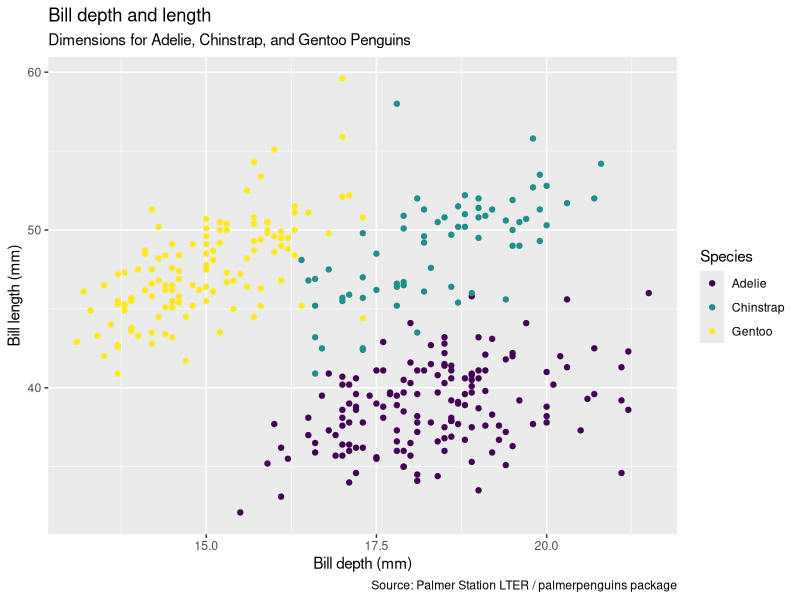
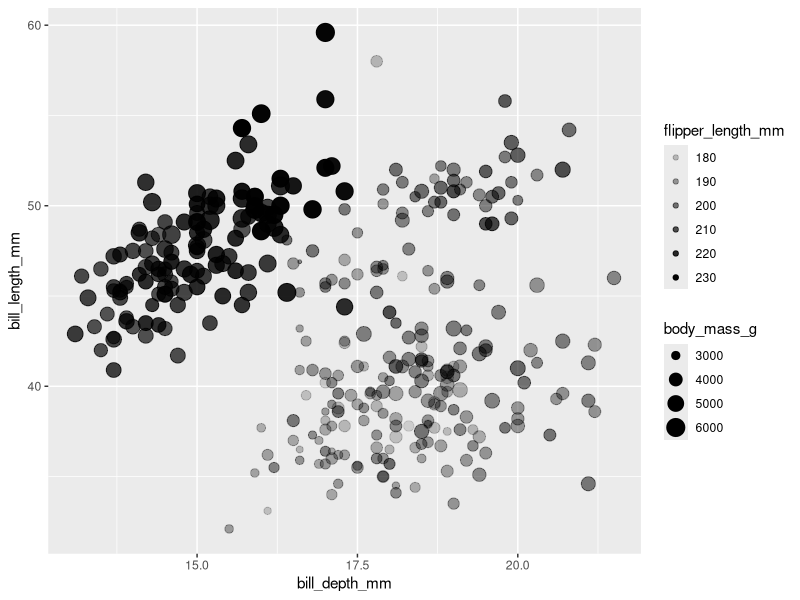
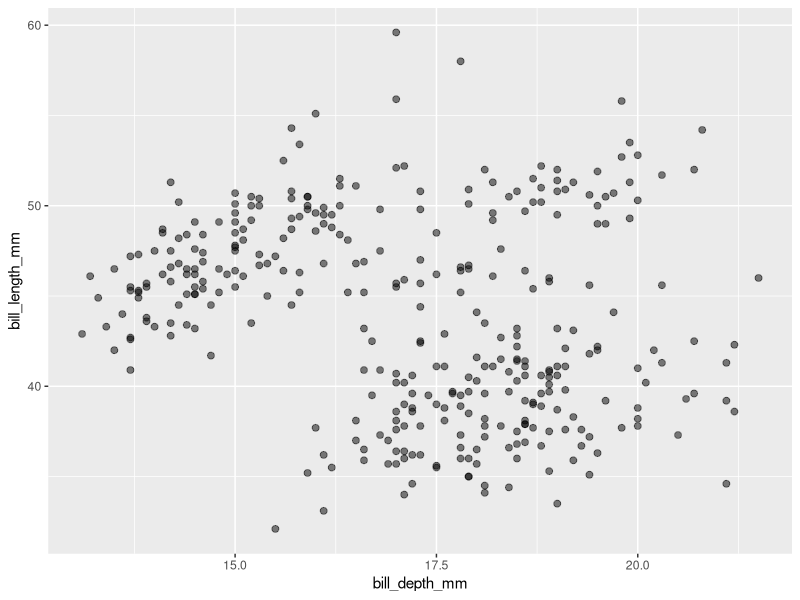

R code for these plots, in order:
## ---- chunk 1
options(htmltools.dir.version = FALSE)
library(tidyverse)
library(palmerpenguins)
## ---- chunk 2

## ---- chunk 3

## ---- chunk 4

## ---- chunk 5

## ---- chunk 6

## ---- chunk 7
library(palmerpenguins)
library(tidyverse)
glimpse(penguins)
## ---- chunk 8
ggplot(data=penguins, 
  mapping = aes(x = bill_depth_mm,
                y = bill_length_mm,
                color = species)) +
  geom_point()+
   labs(title = "Bill depth and length",
        subtitle = "Dimensions for Adelie, Chinstrap, and Gentoo Penguins",
        x = "Bill depth (mm)", y = "Bill length (mm)",
        color = "Species",
        caption = "Source: Palmer Station LTER / palmerpenguins package")+
  scale_color_viridis_d()

## ---- chunk 9

## ---- chunk 10

## ---- chunk 11

## ---- chunk 12

## ---- chunk 13

## ---- chunk 14

## ---- chunk 15

## ---- chunk 16

## ---- chunk 17

## ---- chunk 18

## ---- chunk 19

## ---- chunk 20

## ---- chunk 21

## ---- chunk 22

## ---- chunk 23

## ---- chunk 24

## ---- chunk 25

## ---- chunk 26
ggplot(data=penguins, 
  mapping = aes(x = bill_depth_mm,
                y = bill_length_mm,
                size = body_mass_g,
                alpha = flipper_length_mm
                )) +
  geom_point()
## ---- chunk 27
ggplot(data=penguins, 
  mapping = aes(x = bill_depth_mm,
                y = bill_length_mm)) +
  geom_point(size = 2, alpha = 0.5)
## ---- chunk 28

## ---- chunk 29

## ---- chunk 30

## ---- chunk 31

## ---- chunk 32
